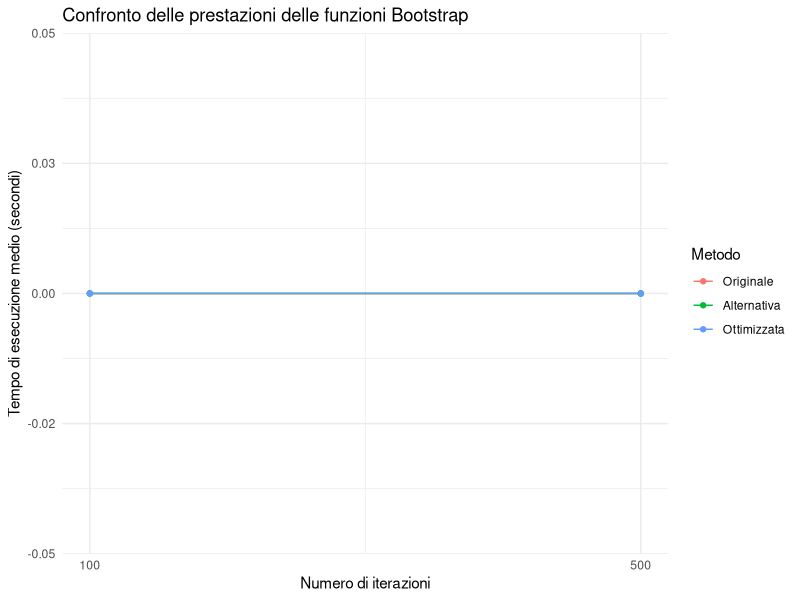

Write the R code that produced this figure.
library(dplyr)
library(ggplot2)
library(tidyr)
library(boot)

#Definizione delle tre funzioni (originale, alternativa e ottimizzata)

# Funzione originale
BootstrapEffectSizesG <- function(x, Replacement = TRUE, GR = "group", IN = 2, FIN = ncol(x), G1 = "high", G2 = "low", 
                                  n_iter = 1000, conf_method = "percentile", SEED = 123, method = "Hedges") {
        # ... [inserisci qui il codice completo della funzione originale] se non è gia in memoria...
}

# Funzione alternativa
BootstrapEffectSizesNEW <- function(x, Replacement = TRUE, GR = "group", IN = 2, FIN = ncol(x), G1 = "high", G2 = "low", 
                                    n_iter = 1000, conf_method = "percentile", SEED = 123, method = "Hedges") {
        # ... [inserisci qui il codice completo della funzione alternativa] se non è gia in memoria...
}

# Funzione ottimizzata
BootstrapEffectSizesOPT <- function(x, Replacement = TRUE, GR = "group", IN = 2, FIN = ncol(x), G1 = "high", G2 = "low", 
                                    n_iter = 1000, conf_method = "percentile", SEED = 123, method = "Hedges") {
        # ... [inserisci qui il codice completo della funzione ottimizzata] se non è gia in memoria...
}

# Funzione per testare le prestazioni
test_performance <- function(data, iterations) {
        results <- data.frame(
                expr = c("NEW", "ORIGINAL", "OPT"),
                mean = c(
                        system.time(BootstrapEffectSizesNEW(data, n_iter = iterations))[3],
                        system.time(BootstrapEffectSizesG(data, n_iter = iterations))[3],
                        system.time(BootstrapEffectSizesOPT(data, n_iter = iterations))[3]
                ),
                iterations = iterations
        )
        return(results)
}

# Creazione di un dataset di esempio
set.seed(123)
test_data <- data.frame(
        group = rep(c("high", "low"), each = 30),
        var1 = rnorm(60),
        var2 = rnorm(60),
        var3 = rnorm(60)
)

# Test con diverse numerosità di ricampionamento
iterations_to_test <- c(100, 500)
#iterations_to_test <- seq(from = 25000, to = 25000, by = 5000)
performance_results <- lapply(iterations_to_test, function(iter) {
        test_performance(test_data, iter)
})

all_results <- do.call(rbind, performance_results)

all_results <- all_results %>%
        mutate(
                seconds = mean,
                method = factor(expr, levels = c("NEW", "ORIGINAL", "OPT"), 
                                labels = c("Originale", "Alternativa", "Ottimizzata"))
        )
# Creazione del grafico

ggplot(all_results, aes(x = iterations, y = seconds, color = method)) +
        geom_line() +
        geom_point() +
        labs(title = "Confronto delle prestazioni delle funzioni Bootstrap",
             x = "Numero di iterazioni",
             y = "Tempo di esecuzione medio (secondi)",
             color = "Metodo") +
        theme_minimal() +
        scale_x_continuous(breaks = iterations_to_test) +
        scale_y_continuous(labels = scales::number_format(accuracy = 0.01))

# Salvataggio del grafico

#ggsave("bootstrap_performance_comparison.png", width = 10, height = 6)
print(all_results %>%
              select(method, iterations, seconds) %>%
              arrange(iterations, method) %>%
              mutate(seconds = round(seconds, 3)) %>%
              pivot_wider(names_from = method, values_from = seconds) %>%
              arrange(iterations))
